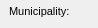
      <widget class="QWidget" name="page_50">
       <property name="geometry">
        <rect>
         <x>0</x>
         <y>0</y>
         <width>98</width>
         <height>28</height>
        </rect>
       </property>
       <attribute name="label">
        <string>Additional information</string>
       </attribute>
       <widget class="QLabel" name="label_streetaxis2_id">
        <property name="geometry">
         <rect>
          <x>9</x>
          <y>50</y>
          <width>83</width>
          <height>22</height>
         </rect>
        </property>
        <property name="font">
         <font>
          <pointsize>8</pointsize>
         </font>
        </property>
        <property name="frameShape">
         <enum>QFrame::NoFrame</enum>
        </property>
        <property name="frameShadow">
         <enum>QFrame::Plain</enum>
        </property>
        <property name="text">
         <string>Street 2:</string>
        </property>
        <property name="textFormat">
         <enum>Qt::AutoText</enum>
        </property>
        <property name="scaledContents">
         <bool>false</bool>
        </property>
        <property name="alignment">
         <set>Qt::AlignLeading|Qt::AlignLeft|Qt::AlignVCenter</set>
        </property>
        <property name="margin">
         <number>3</number>
        </property>
       </widget>
       <widget class="QLabel" name="label_comment">
        <property name="geometry">
         <rect>
          <x>10</x>
          <y>160</y>
          <width>90</width>
          <height>22</height>
         </rect>
        </property>
        <property name="font">
         <font>
          <pointsize>8</pointsize>
         </font>
        </property>
        <property name="frameShape">
         <enum>QFrame::NoFrame</enum>
        </property>
        <property name="frameShadow">
         <enum>QFrame::Plain</enum>
        </property>
        <property name="text">
         <string>Comment:</string>
        </property>
        <property name="textFormat">
         <enum>Qt::AutoText</enum>
        </property>
        <property name="scaledContents">
         <bool>false</bool>
        </property>
        <property name="alignment">
         <set>Qt::AlignLeading|Qt::AlignLeft|Qt::AlignVCenter</set>
        </property>
        <property name="margin">
         <number>3</number>
        </property>
       </widget>
       <widget class="QLabel" name="label_streetaxis_id">
        <property name="geometry">
         <rect>
          <x>9</x>
          <y>23</y>
          <width>99</width>
          <height>22</height>
         </rect>
        </property>
        <property name="font">
         <font>
          <pointsize>8</pointsize>
         </font>
        </property>
        <property name="frameShape">
         <enum>QFrame::NoFrame</enum>
        </property>
        <property name="frameShadow">
         <enum>QFrame::Plain</enum>
        </property>
        <property name="text">
         <string>Street:</string>
        </property>
        <property name="textFormat">
         <enum>Qt::AutoText</enum>
        </property>
        <property name="scaledContents">
         <bool>false</bool>
        </property>
        <property name="alignment">
         <set>Qt::AlignLeading|Qt::AlignLeft|Qt::AlignVCenter</set>
        </property>
        <property name="margin">
         <number>3</number>
        </property>
       </widget>
       <widget class="QLineEdit" name="postcode">
        <property name="geometry">
         <rect>
          <x>435</x>
          <y>0</y>
          <width>126</width>
          <height>18</height>
         </rect>
        </property>
        <property name="font">
         <font>
          <pointsize>8</pointsize>
         </font>
        </property>
        <property name="inputMask">
         <string/>
        </property>
        <property name="text">
         <string/>
        </property>
        <property name="frame">
         <bool>true</bool>
        </property>
       </widget>
       <widget class="QLabel" name="label_postcode">
        <property name="geometry">
         <rect>
          <x>350</x>
          <y>0</y>
          <width>81</width>
          <height>22</height>
         </rect>
        </property>
        <property name="font">
         <font>
          <pointsize>8</pointsize>
         </font>
        </property>
        <property name="frameShape">
         <enum>QFrame::NoFrame</enum>
        </property>
        <property name="frameShadow">
         <enum>QFrame::Plain</enum>
        </property>
        <property name="text">
         <string>Postcode:</string>
        </property>
        <property name="textFormat">
         <enum>Qt::AutoText</enum>
        </property>
        <property name="scaledContents">
         <bool>false</bool>
        </property>
        <property name="alignment">
         <set>Qt::AlignLeading|Qt::AlignLeft|Qt::AlignVCenter</set>
        </property>
        <property name="margin">
         <number>3</number>
        </property>
       </widget>
       <widget class="QLineEdit" name="num_value">
        <property name="geometry">
         <rect>
          <x>435</x>
          <y>235</y>
          <width>126</width>
          <height>18</height>
         </rect>
        </property>
        <property name="echoMode">
         <enum>QLineEdit::Normal</enum>
        </property>
       </widget>
       <widget class="QLineEdit" name="postcomplement">
        <property name="geometry">
         <rect>
          <x>500</x>
          <y>25</y>
          <width>60</width>
          <height>18</height>
         </rect>
        </property>
        <property name="font">
         <font>
          <pointsize>8</pointsize>
         </font>
        </property>
        <property name="inputMask">
         <string/>
        </property>
        <property name="text">
         <string/>
        </property>
        <property name="frame">
         <bool>true</bool>
        </property>
       </widget>
       <widget class="QLabel" name="label_muni_id">
        <property name="geometry">
         <rect>
          <x>9</x>
          <y>0</y>
          <width>90</width>
          <height>22</height>
         </rect>
        </property>
        <property name="font">
         <font>
          <pointsize>8</pointsize>
         </font>
        </property>
        <property name="frameShape">
         <enum>QFrame::NoFrame</enum>
        </property>
        <property name="frameShadow">
         <enum>QFrame::Plain</enum>
        </property>
        <property name="text">
         <string>Municipality:</string>
        </property>
        <property name="textFormat">
         <enum>Qt::AutoText</enum>
        </property>
        <property name="scaledContents">
         <bool>false</bool>
        </property>
        <property name="alignment">
         <set>Qt::AlignLeading|Qt::AlignLeft|Qt::AlignVCenter</set>
        </property>
        <property name="margin">
         <number>3</number>
        </property>
       </widget>
       <widget class="QComboBox" name="muni_id">
        <property name="geometry">
         <rect>
          <x>110</x>
          <y>0</y>
          <width>235</width>
          <height>18</height>
         </rect>
        </property>
        <property name="font">
         <font>
          <pointsize>8</pointsize>
         </font>
        </property>
       </widget>
       <widget class="QLineEdit" name="postcomplement2">
        <property name="geometry">
         <rect>
          <x>500</x>
          <y>50</y>
          <width>60</width>
          <height>18</height>
         </rect>
        </property>
        <property name="font">
         <font>
          <pointsize>8</pointsize>
         </font>
        </property>
        <property name="inputMask">
         <string/>
        </property>
        <property name="text">
         <string/>
        </property>
        <property name="frame">
         <bool>true</bool>
        </property>
       </widget>
       <widget class="QComboBox" name="streetaxis2_id">
        <property name="geometry">
         <rect>
          <x>110</x>
          <y>50</y>
          <width>235</width>
          <height>18</height>
         </rect>
        </property>
        <property name="font">
         <font>
          <pointsize>8</pointsize>
         </font>
        </property>
       </widget>
       <widget class="QLabel" name="label_postnumber">
        <property name="geometry">
         <rect>
          <x>350</x>
          <y>23</y>
          <width>83</width>
          <height>22</height>
         </rect>
        </property>
        <property name="font">
         <font>
          <pointsize>8</pointsize>
         </font>
        </property>
        <property name="frameShape">
         <enum>QFrame::NoFrame</enum>
        </property>
        <property name="frameShadow">
         <enum>QFrame::Plain</enum>
        </property>
        <property name="text">
         <string>Postnumber:</string>
        </property>
        <property name="textFormat">
         <enum>Qt::AutoText</enum>
        </property>
        <property name="scaledContents">
         <bool>false</bool>
        </property>
        <property name="alignment">
         <set>Qt::AlignLeading|Qt::AlignLeft|Qt::AlignVCenter</set>
        </property>
        <property name="margin">
         <number>3</number>
        </property>
       </widget>
       <widget class="QLabel" name="label_num_value">
        <property name="geometry">
         <rect>
          <x>345</x>
          <y>233</y>
          <width>91</width>
          <height>22</height>
         </rect>
        </property>
        <property name="font">
         <font>
          <pointsize>8</pointsize>
         </font>
        </property>
        <property name="frameShape">
         <enum>QFrame::NoFrame</enum>
        </property>
        <property name="frameShadow">
         <enum>QFrame::Plain</enum>
        </property>
        <property name="text">
         <string>Numeric value:</string>
        </property>
        <property name="textFormat">
         <enum>Qt::AutoText</enum>
        </property>
        <property name="scaledContents">
         <bool>false</bool>
        </property>
        <property name="alignment">
         <set>Qt::AlignLeading|Qt::AlignLeft|Qt::AlignVCenter</set>
        </property>
        <property name="margin">
         <number>3</number>
        </property>
       </widget>
       <widget class="QTextEdit" name="annotation">
        <property name="geometry">
         <rect>
          <x>110</x>
          <y>75</y>
          <width>451</width>
          <height>32</height>
         </rect>
        </property>
        <property name="frameShape">
         <enum>QFrame::StyledPanel</enum>
        </property>
        <property name="frameShadow">
         <enum>QFrame::Raised</enum>
        </property>
       </widget>
       <widget class="QLabel" name="label_link">
        <property name="geometry">
         <rect>
          <x>10</x>
          <y>233</y>
          <width>90</width>
          <height>22</height>
         </rect>
        </property>
        <property name="font">
         <font>
          <pointsize>8</pointsize>
         </font>
        </property>
        <property name="frameShape">
         <enum>QFrame::NoFrame</enum>
        </property>
        <property name="frameShadow">
         <enum>QFrame::Plain</enum>
        </property>
        <property name="text">
         <string>Link:</string>
        </property>
        <property name="textFormat">
         <enum>Qt::AutoText</enum>
        </property>
        <property name="scaledContents">
         <bool>false</bool>
        </property>
        <property name="alignment">
         <set>Qt::AlignLeading|Qt::AlignLeft|Qt::AlignVCenter</set>
        </property>
        <property name="margin">
         <number>3</number>
        </property>
       </widget>
       <widget class="QLabel" name="label_observ">
        <property name="geometry">
         <rect>
          <x>10</x>
          <y>120</y>
          <width>90</width>
          <height>22</height>
         </rect>
        </property>
        <property name="font">
         <font>
          <pointsize>8</pointsize>
         </font>
        </property>
        <property name="frameShape">
         <enum>QFrame::NoFrame</enum>
        </property>
        <property name="frameShadow">
         <enum>QFrame::Plain</enum>
        </property>
        <property name="text">
         <string>Observation:</string>
        </property>
        <property name="textFormat">
         <enum>Qt::AutoText</enum>
        </property>
        <property name="scaledContents">
         <bool>false</bool>
        </property>
        <property name="alignment">
         <set>Qt::AlignLeading|Qt::AlignLeft|Qt::AlignVCenter</set>
        </property>
        <property name="margin">
         <number>3</number>
        </property>
       </widget>
       <widget class="QLabel" name="label_annotation">
        <property name="geometry">
         <rect>
          <x>10</x>
          <y>80</y>
          <width>90</width>
          <height>22</height>
         </rect>
        </property>
        <property name="font">
         <font>
          <pointsize>8</pointsize>
         </font>
        </property>
        <property name="frameShape">
         <enum>QFrame::NoFrame</enum>
        </property>
        <property name="frameShadow">
         <enum>QFrame::Plain</enum>
        </property>
        <property name="text">
         <string>Annotation:</string>
        </property>
        <property name="textFormat">
         <enum>Qt::AutoText</enum>
        </property>
        <property name="scaledContents">
         <bool>false</bool>
        </property>
        <property name="alignment">
         <set>Qt::AlignLeading|Qt::AlignLeft|Qt::AlignVCenter</set>
        </property>
        <property name="margin">
         <number>3</number>
        </property>
       </widget>
       <widget class="QLineEdit" name="postnumber2">
        <property name="geometry">
         <rect>
          <x>435</x>
          <y>50</y>
          <width>60</width>
          <height>18</height>
         </rect>
        </property>
        <property name="font">
         <font>
          <pointsize>8</pointsize>
         </font>
        </property>
        <property name="inputMask">
         <string/>
        </property>
        <property name="text">
         <string/>
        </property>
        <property name="frame">
         <bool>true</bool>
        </property>
       </widget>
       <widget class="QComboBox" name="streetaxis_id">
        <property name="geometry">
         <rect>
          <x>110</x>
          <y>25</y>
          <width>235</width>
          <height>18</height>
         </rect>
        </property>
        <property name="font">
         <font>
          <pointsize>8</pointsize>
         </font>
        </property>
       </widget>
       <widget class="QLineEdit" name="postnumber">
        <property name="geometry">
         <rect>
          <x>435</x>
          <y>25</y>
          <width>60</width>
          <height>18</height>
         </rect>
        </property>
        <property name="font">
         <font>
          <pointsize>8</pointsize>
         </font>
        </property>
        <property name="inputMask">
         <string/>
        </property>
        <property name="text">
         <string/>
        </property>
        <property name="frame">
         <bool>true</bool>
        </property>
       </widget>
       <widget class="QTextEdit" name="observ">
        <property name="geometry">
         <rect>
          <x>110</x>
          <y>115</y>
          <width>451</width>
          <height>32</height>
         </rect>
        </property>
       </widget>
       <widget class="QLabel" name="label_postnumber2">
        <property name="geometry">
         <rect>
          <x>350</x>
          <y>45</y>
          <width>86</width>
          <height>22</height>
         </rect>
        </property>
        <property name="font">
         <font>
          <pointsize>8</pointsize>
         </font>
        </property>
        <property name="frameShape">
         <enum>QFrame::NoFrame</enum>
        </property>
        <property name="frameShadow">
         <enum>QFrame::Plain</enum>
        </property>
        <property name="text">
         <string>Postnumber 2:</string>
        </property>
        <property name="textFormat">
         <enum>Qt::AutoText</enum>
        </property>
        <property name="scaledContents">
         <bool>false</bool>
        </property>
        <property name="alignment">
         <set>Qt::AlignLeading|Qt::AlignLeft|Qt::AlignVCenter</set>
        </property>
        <property name="margin">
         <number>3</number>
        </property>
       </widget>
       <widget class="QLabel" name="label_descript">
        <property name="geometry">
         <rect>
          <x>10</x>
          <y>200</y>
          <width>91</width>
          <height>22</height>
         </rect>
        </property>
        <property name="font">
         <font>
          <pointsize>8</pointsize>
         </font>
        </property>
        <property name="frameShape">
         <enum>QFrame::NoFrame</enum>
        </property>
        <property name="frameShadow">
         <enum>QFrame::Plain</enum>
        </property>
        <property name="text">
         <string>Description:</string>
        </property>
        <property name="textFormat">
         <enum>Qt::AutoText</enum>
        </property>
        <property name="scaledContents">
         <bool>false</bool>
        </property>
        <property name="alignment">
         <set>Qt::AlignLeading|Qt::AlignLeft|Qt::AlignVCenter</set>
        </property>
        <property name="margin">
         <number>3</number>
        </property>
       </widget>
       <widget class="QTextEdit" name="link">
        <property name="enabled">
         <bool>false</bool>
        </property>
        <property name="geometry">
         <rect>
          <x>110</x>
          <y>235</y>
          <width>235</width>
          <height>18</height>
         </rect>
        </property>
        <property name="verticalScrollBarPolicy">
         <enum>Qt::ScrollBarAlwaysOff</enum>
        </property>
        <property name="horizontalScrollBarPolicy">
         <enum>Qt::ScrollBarAlwaysOff</enum>
        </property>
       </widget>
       <widget class="QTextEdit" name="comment">
        <property name="geometry">
         <rect>
          <x>110</x>
          <y>155</y>
          <width>451</width>
          <height>32</height>
         </rect>
        </property>
        <property name="frameShadow">
         <enum>QFrame::Sunken</enum>
        </property>
        <property name="lineWidth">
         <number>1</number>
        </property>
       </widget>
       <widget class="QTextEdit" name="descript">
        <property name="geometry">
         <rect>
          <x>110</x>
          <y>195</y>
          <width>451</width>
          <height>32</height>
         </rect>
        </property>
       </widget>
      </widget>
